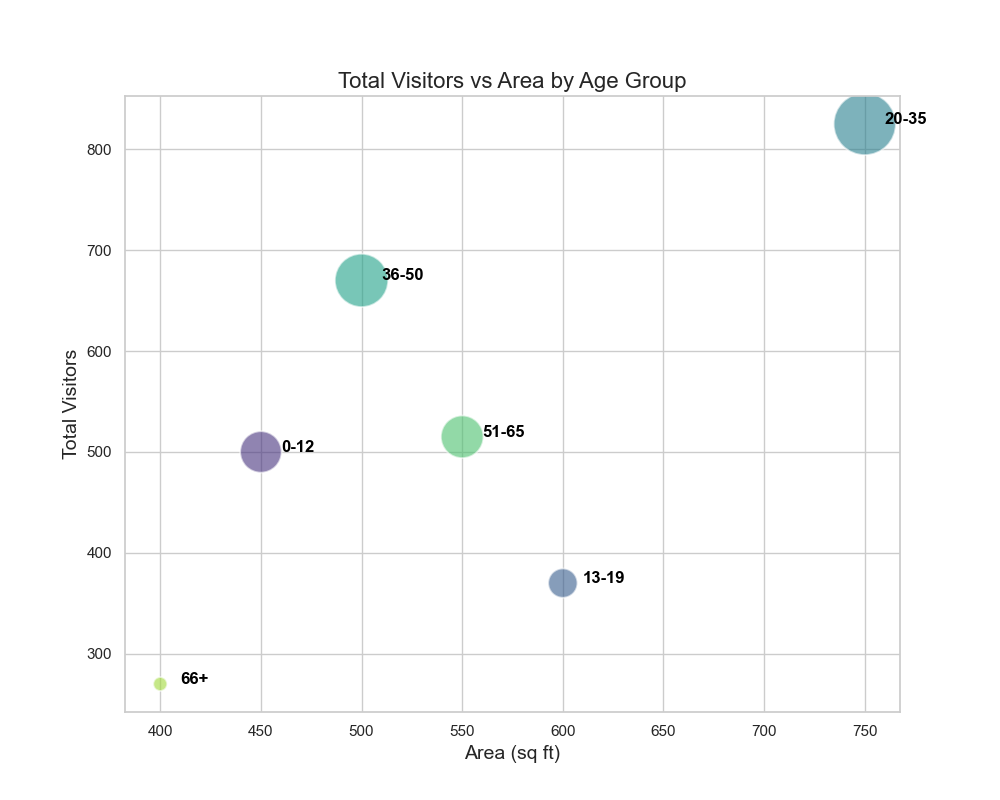

The script that drew this image:

import seaborn as sns
import pandas as pd
import matplotlib.pyplot as plt

# Given dataset
data = [
    {'Age Group': '0-12', 'Week 1': 120, 'Week 2': 130, 'Week 3': 110, 'Week 4': 140, 'Total Visitors': 500, 'Area (sq ft)': 450},
    {'Age Group': '13-19', 'Week 1': 95, 'Week 2': 100, 'Week 3': 90, 'Week 4': 85, 'Total Visitors': 370, 'Area (sq ft)': 600},
    {'Age Group': '20-35', 'Week 1': 210, 'Week 2': 190, 'Week 3': 220, 'Week 4': 205, 'Total Visitors': 825, 'Area (sq ft)': 750},
    {'Age Group': '36-50', 'Week 1': 170, 'Week 2': 160, 'Week 3': 165, 'Week 4': 175, 'Total Visitors': 670, 'Area (sq ft)': 500},
    {'Age Group': '51-65', 'Week 1': 130, 'Week 2': 120, 'Week 3': 125, 'Week 4': 140, 'Total Visitors': 515, 'Area (sq ft)': 550},
    {'Age Group': '66+', 'Week 1': 60, 'Week 2': 70, 'Week 3': 65, 'Week 4': 75, 'Total Visitors': 270, 'Area (sq ft)': 400}
]

# Convert data to a pandas DataFrame
df = pd.DataFrame(data)

# Calculate size for bubble sizes - normalizing the 'Total Visitors' value to improve visualization
size_scale = 1000  # Adjust this value to increase/decrease bubble sizes
df['Bubble Size'] = df['Total Visitors'] / size_scale

# Create the bubble chart
plt.figure(figsize=(10, 8))
bubble_plot = sns.scatterplot(data=df, x="Area (sq ft)", y="Total Visitors", size="Bubble Size",
                              sizes=(100, 2000),  # Adjust the range of bubble sizes
                              hue="Age Group", legend=False, palette="viridis", alpha=0.6)

# Customize the plot with titles and labels
plt.title('Total Visitors vs Area by Age Group', fontsize=16)
plt.xlabel('Area (sq ft)', fontsize=14)
plt.ylabel('Total Visitors', fontsize=14)

# Annotating each bubble with the corresponding Age Group
for line in range(0, df.shape[0]):
     bubble_plot.text(df["Area (sq ft)"][line]+10, df["Total Visitors"][line], df["Age Group"][line], 
                      horizontalalignment='left', size='medium', color='black', weight='semibold')

plt.grid(True)
plt.show()
